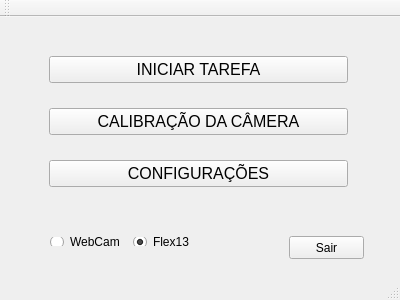
<?xml version="1.0" encoding="UTF-8"?>
<ui version="4.0">
 <class>MainMenu</class>
 <widget class="QMainWindow" name="MainMenu">
  <property name="geometry">
   <rect>
    <x>0</x>
    <y>0</y>
    <width>400</width>
    <height>300</height>
   </rect>
  </property>
  <property name="windowTitle">
   <string>Timing Coincidente</string>
  </property>
  <widget class="QWidget" name="centralWidget">
   <widget class="QStackedWidget" name="stackedWidget">
    <property name="geometry">
     <rect>
      <x>-1</x>
      <y>-1</y>
      <width>401</width>
      <height>261</height>
     </rect>
    </property>
    <property name="currentIndex">
     <number>0</number>
    </property>
    <widget class="QWidget" name="mainMenu">
     <widget class="QWidget" name="verticalLayoutWidget">
      <property name="geometry">
       <rect>
        <x>39</x>
        <y>10</y>
        <width>321</width>
        <height>191</height>
       </rect>
      </property>
      <layout class="QVBoxLayout" name="verticalLayout">
       <item>
        <widget class="QPushButton" name="startButton">
         <property name="font">
          <font>
           <family>Microsoft Sans Serif</family>
           <pointsize>12</pointsize>
           <weight>50</weight>
           <bold>false</bold>
          </font>
         </property>
         <property name="text">
          <string>INICIAR TAREFA</string>
         </property>
        </widget>
       </item>
       <item>
        <widget class="QPushButton" name="calibrationButton">
         <property name="font">
          <font>
           <family>Microsoft Sans Serif</family>
           <pointsize>12</pointsize>
           <weight>50</weight>
           <bold>false</bold>
          </font>
         </property>
         <property name="text">
          <string>CALIBRAÇÃO DA CÂMERA</string>
         </property>
        </widget>
       </item>
       <item>
        <widget class="QPushButton" name="configButton">
         <property name="font">
          <font>
           <family>Microsoft Sans Serif</family>
           <pointsize>12</pointsize>
          </font>
         </property>
         <property name="text">
          <string>CONFIGURAÇÕES</string>
         </property>
        </widget>
       </item>
      </layout>
     </widget>
     <widget class="QPushButton" name="exitButton">
      <property name="geometry">
       <rect>
        <x>290</x>
        <y>220</y>
        <width>75</width>
        <height>23</height>
       </rect>
      </property>
      <property name="text">
       <string>Sair</string>
      </property>
     </widget>
     <widget class="QWidget" name="horizontalLayoutWidget">
      <property name="geometry">
       <rect>
        <x>40</x>
        <y>210</y>
        <width>181</width>
        <height>31</height>
       </rect>
      </property>
      <layout class="QHBoxLayout" name="horizontalLayout">
       <item>
        <widget class="QRadioButton" name="webcamButton">
         <property name="text">
          <string>WebCam</string>
         </property>
        </widget>
       </item>
       <item>
        <widget class="QRadioButton" name="flexButton">
         <property name="text">
          <string>Flex13</string>
         </property>
         <property name="checked">
          <bool>true</bool>
         </property>
        </widget>
       </item>
      </layout>
     </widget>
    </widget>
    <widget class="QWidget" name="configMenu">
     <widget class="QWidget" name="gridLayoutWidget">
      <property name="geometry">
       <rect>
        <x>19</x>
        <y>20</y>
        <width>371</width>
        <height>181</height>
       </rect>
      </property>
      <layout class="QGridLayout" name="gridLayout" columnstretch="5,1">
       <item row="0" column="1">
        <widget class="QSpinBox" name="trainingRepBox">
         <property name="value">
          <number>21</number>
         </property>
        </widget>
       </item>
       <item row="3" column="0">
        <widget class="QLabel" name="label_4">
         <property name="text">
          <string>Velocidade de aquisição (ms)</string>
         </property>
        </widget>
       </item>
       <item row="1" column="1">
        <widget class="QSpinBox" name="acquiRepBox">
         <property name="value">
          <number>7</number>
         </property>
        </widget>
       </item>
       <item row="1" column="0">
        <widget class="QLabel" name="label_2">
         <property name="text">
          <string>Número de repetições da bateria de aquisição:</string>
         </property>
        </widget>
       </item>
       <item row="0" column="0">
        <widget class="QLabel" name="label">
         <property name="text">
          <string>Número de repetições da bateria de treino:</string>
         </property>
        </widget>
       </item>
       <item row="2" column="0">
        <widget class="QLabel" name="label_3">
         <property name="text">
          <string>Velocidade de treino (ms)</string>
         </property>
        </widget>
       </item>
       <item row="3" column="1">
        <widget class="QSpinBox" name="acquiVelBox">
         <property name="maximum">
          <number>5000</number>
         </property>
         <property name="value">
          <number>200</number>
         </property>
        </widget>
       </item>
       <item row="2" column="1">
        <widget class="QSpinBox" name="trainingVelBox">
         <property name="maximum">
          <number>10000</number>
         </property>
         <property name="value">
          <number>500</number>
         </property>
        </widget>
       </item>
      </layout>
     </widget>
     <widget class="QWidget" name="horizontalLayoutWidget_2">
      <property name="geometry">
       <rect>
        <x>200</x>
        <y>210</y>
        <width>172</width>
        <height>31</height>
       </rect>
      </property>
      <layout class="QHBoxLayout" name="horizontalLayout_2">
       <property name="spacing">
        <number>20</number>
       </property>
       <item>
        <widget class="QPushButton" name="defaultButton">
         <property name="text">
          <string>Default</string>
         </property>
        </widget>
       </item>
       <item>
        <widget class="QPushButton" name="applyButton">
         <property name="text">
          <string>Aplicar</string>
         </property>
        </widget>
       </item>
      </layout>
     </widget>
    </widget>
   </widget>
  </widget>
  <widget class="QMenuBar" name="menuBar">
   <property name="geometry">
    <rect>
     <x>0</x>
     <y>0</y>
     <width>400</width>
     <height>21</height>
    </rect>
   </property>
  </widget>
  <widget class="QToolBar" name="mainToolBar">
   <attribute name="toolBarArea">
    <enum>TopToolBarArea</enum>
   </attribute>
   <attribute name="toolBarBreak">
    <bool>false</bool>
   </attribute>
  </widget>
  <widget class="QStatusBar" name="statusBar"/>
 </widget>
 <layoutdefault spacing="6" margin="11"/>
 <resources/>
 <connections/>
</ui>
